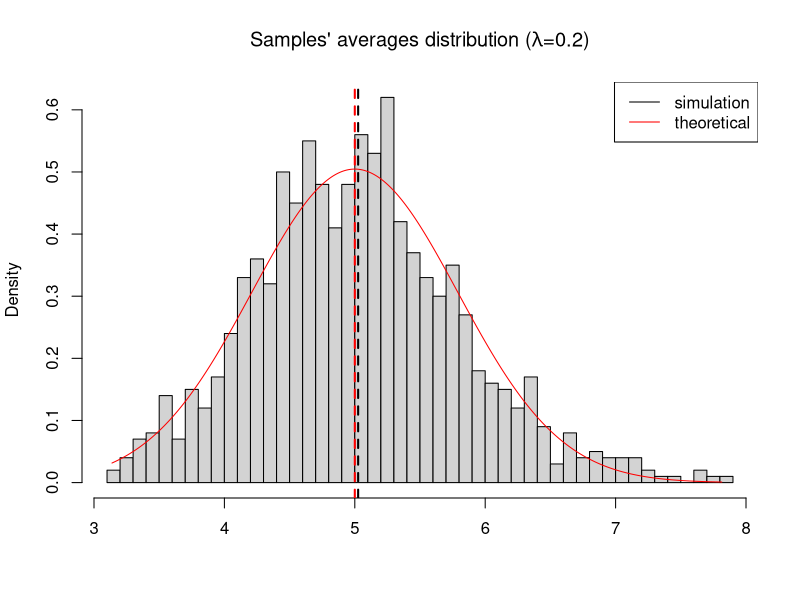
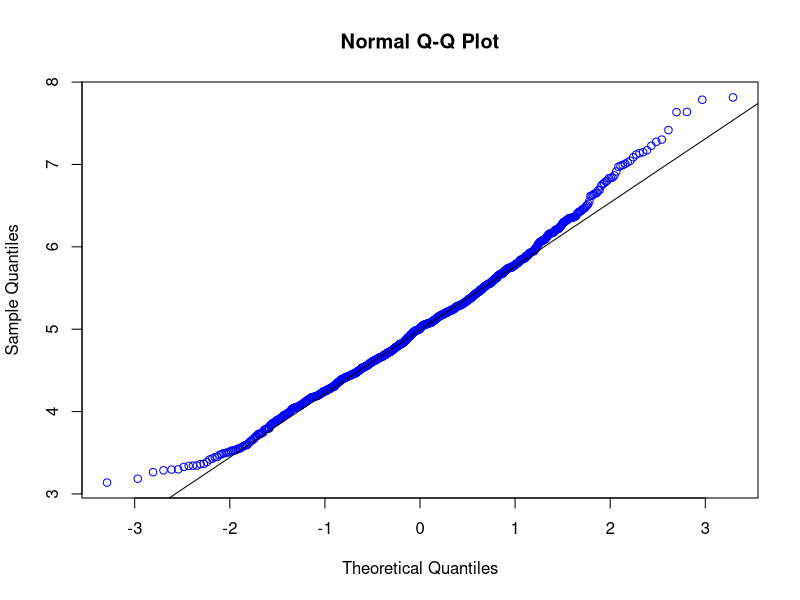

Generate these figures, in order, with R:
## ---- chunk 1
library(knitr)
library(xtable)
opts_chunk$set(echo = TRUE, message = FALSE, warning = FALSE)
knit_hooks$set(inline = function(x) {
   if (is.numeric(x)) round(x, 2)})
options(digits=2)
## ---- chunk 2
set.seed(111)
lambda <- 0.2
num_sim <- 1000
sample_size <- 40
## ---- chunk 3
means <- rowMeans(matrix(rexp(num_sim*sample_size, rate=lambda), num_sim, sample_size))
## ---- chunk 4
hist(means, breaks=sample_size, prob=TRUE,
     main=expression(paste("Samples' averages distribution (",lambda,"=0.2)")),
     xlab="")
abline(v=mean(means),lty=2, lwd=2, col="black")
abline(v=1/lambda,lty=2, lwd=2, col="red")
xfit <- seq(min(means), max(means), length=num_sim)
yfit <- dnorm(xfit, mean=1/lambda, sd=(1/lambda/sqrt(sample_size)))
lines(xfit, yfit, pch=22, col="red")
legend('topright', c("simulation", "theoretical"), lty=c(1,1), col=c("black", "red"))
## ---- chunk 5
 x <- rbind(c("","Simulated","Theoretical"),
            c("mean",signif(mean(means),3),"5.00"),
            c("variance",signif(var(means),3),signif(1/(lambda^2 * sample_size),3))) 
kable(x)
## ---- chunk 6
qqnorm(means,col="blue")
qqline(means)
## ---- chunk 7
ks.test(means,"pnorm",mean(means),sqrt(var(means)))
